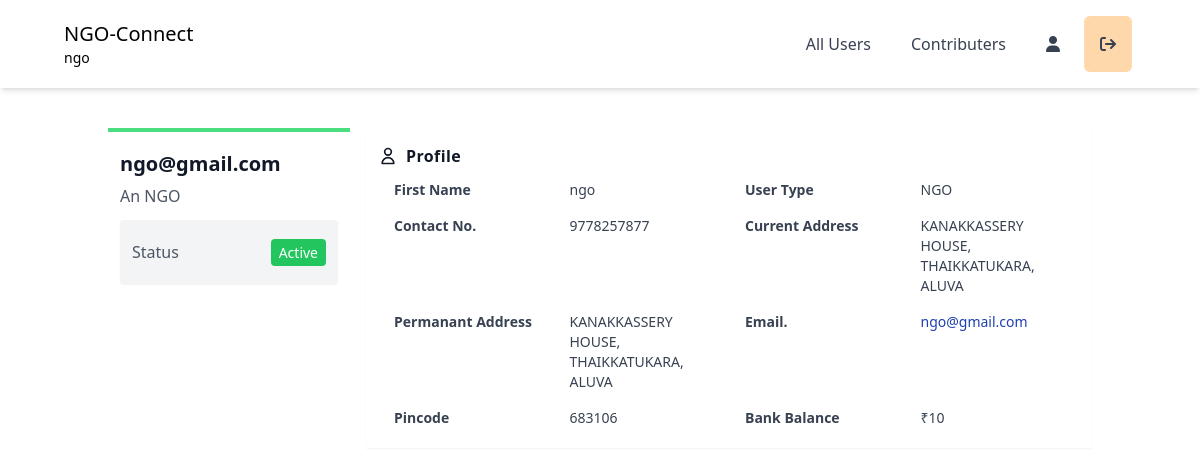
Before: /ngo/ngo_profile_page (signed in) with the older database file.
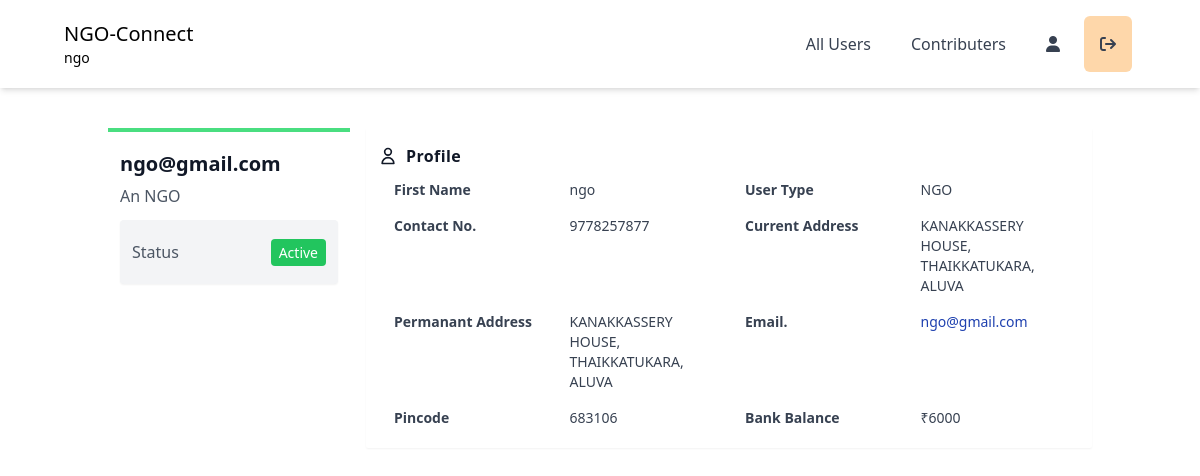
After: the same page with the newer database file.
### ngo/models.py (models this page shows)
class NgoBank(models.Model):
    user = models.OneToOneField(User, on_delete=models.CASCADE)
    current_balance = models.IntegerField(null=True)

### ngo/views.py (the view)
# urls.py: path('ngo_profile_page', views.ngo_profile_page, name="ngo_profile_page"),
def ngo_profile_page(request):
    profile = request.user
    try:
        ngouser = ngousers.objects.get(user=request.user)
    except ngousers.DoesNotExist:
        ngouser = ngousers(user=request.user)
    try:
        bank = NgoBank.objects.get(user=request.user)
    except NgoBank.DoesNotExist:
        bank = NgoBank(user=request.user)
    context = {
        'user' : profile,
        'ngouser' : ngouser,
        'bank' : bank,
    }
    return render(request, 'ngo_profile_page.html', context)

### ngo/templates/ngo_profile_page.html (shortened to what the changed rows need)
<!DOCTYPE html>
<html lang="en">
<head>
    <script src="https://cdn.tailwindcss.com"></script>
    <link rel="stylesheet" href="https://cdnjs.cloudflare.com/ajax/libs/font-awesome/6.1.1/css/all.min.css" />
</head>
<body>
<section id="profile">
    <div class="container mx-auto my-5 p-5">
        <div class="md:flex no-wrap md:-mx-2 ">
            <div class="w-full md:w-3/12 md:mx-2">
                <div class="bg-white p-3 border-t-4 border-green-400">
                    <h1 class="text-gray-900 font-bold text-xl leading-8 my-1">{{ user.username }}</h1>
                </div>
            </div>
            <div class="w-full md:w-9/12 mx-2 h-64">
                <div class="bg-white p-3 shadow-sm rounded-sm">
                    <div class="text-gray-700">
                        <div class="grid md:grid-cols-2 text-sm">
                            <div class="grid grid-cols-2">
                                <div class="px-4 py-2 font-semibold">Bank Balance</div>
                                <div class="px-4 py-2">₹{{ bank.current_balance }}</div>
                            </div>
                        </div>
                    </div>
                </div>
            </div>
        </div>
    </div>
</section>
</body>
</html>

Changed rows visible on the page:
changed NgoBank: current_balance "10" → "6000"
